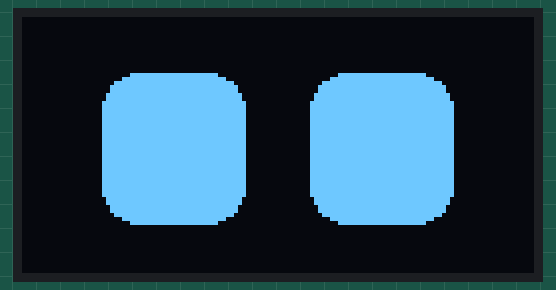
This sketch was run on a simulated Arduino Uno, built with avr-gcc and run on an emulated ATmega328P. Parts: 128×64 one-colour display.

Above: at 0.1 s.

The sketch:

01_Normal_Robot_Eyes.ino
```cpp
// (licence header left out)
#include <Wire.h>
#include <Adafruit_GFX.h>
#include <Adafruit_SSD1306.h>

Adafruit_SSD1306 display(128, 64, &Wire, -1);

void setup() {
  if (!display.begin(SSD1306_SWITCHCAPVCC, 0x3C))
    while (1);
}

void loop() {
  display.clearDisplay();

  // Left eye
  display.fillRoundRect(20, 14, 36, 38, 9, WHITE);

  // Right eye
  display.fillRoundRect(72, 14, 36, 38, 9, WHITE);

  display.display();
  delay(100);
}
```
